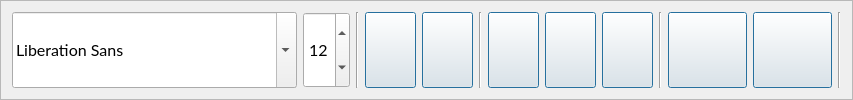
                  <widget class="QFrame" name="toolboxCenterEditor_2">
                   <property name="sizePolicy">
                    <sizepolicy hsizetype="Expanding" vsizetype="Expanding">
                     <horstretch>0</horstretch>
                     <verstretch>0</verstretch>
                    </sizepolicy>
                   </property>
                   <property name="frameShape">
                    <enum>QFrame::Shape::StyledPanel</enum>
                   </property>
                   <property name="frameShadow">
                    <enum>QFrame::Shadow::Raised</enum>
                   </property>
                   <property name="lineWidth">
                    <number>2</number>
                   </property>
                   <layout class="QHBoxLayout" name="horizontalLayout_12">
                    <item>
                     <widget class="QFontComboBox" name="fontComboBoxEditor">
                      <property name="sizePolicy">
                       <sizepolicy hsizetype="Expanding" vsizetype="Expanding">
                        <horstretch>2</horstretch>
                        <verstretch>0</verstretch>
                       </sizepolicy>
                      </property>
                      <property name="font">
                       <font>
                        <family>Lato</family>
                        <pointsize>12</pointsize>
                        <bold>false</bold>
                        <stylestrategy>PreferAntialias</stylestrategy>
                        <kerning>true</kerning>
                       </font>
                      </property>
                      <property name="toolTip">
                       <string>Schriftart</string>
                      </property>
                     </widget>
                    </item>
                    <item>
                     <widget class="QSpinBox" name="spinBoxFontSizeEditor">
                      <property name="sizePolicy">
                       <sizepolicy hsizetype="Expanding" vsizetype="Expanding">
                        <horstretch>0</horstretch>
                        <verstretch>0</verstretch>
                       </sizepolicy>
                      </property>
                      <property name="font">
                       <font>
                        <family>Lato</family>
                        <pointsize>12</pointsize>
                        <bold>false</bold>
                        <stylestrategy>PreferAntialias</stylestrategy>
                        <kerning>true</kerning>
                       </font>
                      </property>
                      <property name="toolTip">
                       <string>Schriftgröße</string>
                      </property>
                      <property name="alignment">
                       <set>Qt::AlignmentFlag::AlignCenter</set>
                      </property>
                      <property name="prefix">
                       <string/>
                      </property>
                      <property name="minimum">
                       <number>8</number>
                      </property>
                      <property name="maximum">
                       <number>24</number>
                      </property>
                      <property name="value">
                       <number>12</number>
                      </property>
                     </widget>
                    </item>
                    <item>
                     <widget class="Line" name="line_2">
                      <property name="orientation">
                       <enum>Qt::Orientation::Vertical</enum>
                      </property>
                     </widget>
                    </item>
                    <item>
                     <widget class="QPushButton" name="bntEditorUndo">
                      <property name="sizePolicy">
                       <sizepolicy hsizetype="Expanding" vsizetype="Expanding">
                        <horstretch>0</horstretch>
                        <verstretch>0</verstretch>
                       </sizepolicy>
                      </property>
                      <property name="font">
                       <font>
                        <family>Lato</family>
                        <pointsize>12</pointsize>
                        <bold>false</bold>
                        <stylestrategy>PreferAntialias</stylestrategy>
                        <kerning>true</kerning>
                       </font>
                      </property>
                      <property name="cursor">
                       <cursorShape>PointingHandCursor</cursorShape>
                      </property>
                      <property name="toolTip">
                       <string>Rückgängig</string>
                      </property>
                      <property name="text">
                       <string/>
                      </property>
                      <property name="icon">
                       <iconset theme="edit-undo"/>
                      </property>
                      <property name="iconSize">
                       <size>
                        <width>32</width>
                        <height>32</height>
                       </size>
                      </property>
                      <property name="checkable">
                       <bool>false</bool>
                      </property>
                      <property name="default">
                       <bool>true</bool>
                      </property>
                      <property name="flat">
                       <bool>false</bool>
                      </property>
                     </widget>
                    </item>
                    <item>
                     <widget class="QPushButton" name="bntEditorRedo">
                      <property name="sizePolicy">
                       <sizepolicy hsizetype="Expanding" vsizetype="Expanding">
                        <horstretch>0</horstretch>
                        <verstretch>0</verstretch>
                       </sizepolicy>
                      </property>
                      <property name="font">
                       <font>
                        <family>Lato</family>
                        <pointsize>12</pointsize>
                        <bold>false</bold>
                        <stylestrategy>PreferAntialias</stylestrategy>
                        <kerning>true</kerning>
                       </font>
                      </property>
                      <property name="cursor">
                       <cursorShape>PointingHandCursor</cursorShape>
                      </property>
                      <property name="toolTip">
                       <string>Wiederherstellen</string>
                      </property>
                      <property name="text">
                       <string/>
                      </property>
                      <property name="icon">
                       <iconset theme="edit-redo"/>
                      </property>
                      <property name="iconSize">
                       <size>
                        <width>32</width>
                        <height>32</height>
                       </size>
                      </property>
                      <property name="checkable">
                       <bool>false</bool>
                      </property>
                      <property name="default">
                       <bool>true</bool>
                      </property>
                      <property name="flat">
                       <bool>false</bool>
                      </property>
                     </widget>
                    </item>
                    <item>
                     <widget class="Line" name="line_Spacer_4">
                      <property name="orientation">
                       <enum>Qt::Orientation::Vertical</enum>
                      </property>
                     </widget>
                    </item>
                    <item>
                     <widget class="QPushButton" name="btnEditorCut">
                      <property name="sizePolicy">
                       <sizepolicy hsizetype="Expanding" vsizetype="Expanding">
                        <horstretch>0</horstretch>
                        <verstretch>0</verstretch>
                       </sizepolicy>
                      </property>
                      <property name="font">
                       <font>
                        <family>Lato</family>
                        <pointsize>12</pointsize>
                        <bold>false</bold>
                        <stylestrategy>PreferAntialias</stylestrategy>
                        <kerning>true</kerning>
                       </font>
                      </property>
                      <property name="cursor">
                       <cursorShape>PointingHandCursor</cursorShape>
                      </property>
                      <property name="toolTip">
                       <string>Auschneiden</string>
                      </property>
                      <property name="text">
                       <string/>
                      </property>
                      <property name="icon">
                       <iconset theme="edit-cut"/>
                      </property>
                      <property name="iconSize">
                       <size>
                        <width>32</width>
                        <height>32</height>
                       </size>
                      </property>
                      <property name="checkable">
                       <bool>false</bool>
                      </property>
                      <property name="default">
                       <bool>true</bool>
                      </property>
                      <property name="flat">
                       <bool>false</bool>
                      </property>
                     </widget>
                    </item>
                    <item>
                     <widget class="QPushButton" name="btnEditorCopy">
                      <property name="sizePolicy">
                       <sizepolicy hsizetype="Expanding" vsizetype="Expanding">
                        <horstretch>0</horstretch>
                        <verstretch>0</verstretch>
                       </sizepolicy>
                      </property>
                      <property name="font">
                       <font>
                        <family>Lato</family>
                        <pointsize>12</pointsize>
                        <bold>false</bold>
                        <stylestrategy>PreferAntialias</stylestrategy>
                        <kerning>true</kerning>
                       </font>
                      </property>
                      <property name="cursor">
                       <cursorShape>PointingHandCursor</cursorShape>
                      </property>
                      <property name="toolTip">
                       <string>Kopieren</string>
                      </property>
                      <property name="text">
                       <string/>
                      </property>
                      <property name="icon">
                       <iconset theme="edit-copy"/>
                      </property>
                      <property name="iconSize">
                       <size>
                        <width>32</width>
                        <height>32</height>
                       </size>
                      </property>
                      <property name="checkable">
                       <bool>false</bool>
                      </property>
                      <property name="default">
                       <bool>true</bool>
                      </property>
                      <property name="flat">
                       <bool>false</bool>
                      </property>
                     </widget>
                    </item>
                    <item>
                     <widget class="QPushButton" name="btnEditorPaste">
                      <property name="sizePolicy">
                       <sizepolicy hsizetype="Expanding" vsizetype="Expanding">
                        <horstretch>0</horstretch>
                        <verstretch>0</verstretch>
                       </sizepolicy>
                      </property>
                      <property name="font">
                       <font>
                        <family>Lato</family>
                        <pointsize>12</pointsize>
                        <bold>false</bold>
                        <stylestrategy>PreferAntialias</stylestrategy>
                        <kerning>true</kerning>
                       </font>
                      </property>
                      <property name="cursor">
                       <cursorShape>PointingHandCursor</cursorShape>
                      </property>
                      <property name="toolTip">
                       <string>Einfügen</string>
                      </property>
                      <property name="text">
                       <string/>
                      </property>
                      <property name="icon">
                       <iconset theme="edit-paste"/>
                      </property>
                      <property name="iconSize">
                       <size>
                        <width>32</width>
                        <height>32</height>
                       </size>
                      </property>
                      <property name="checkable">
                       <bool>false</bool>
                      </property>
                      <property name="default">
                       <bool>true</bool>
                      </property>
                      <property name="flat">
                       <bool>false</bool>
                      </property>
                     </widget>
                    </item>
                    <item>
                     <widget class="Line" name="line_3">
                      <property name="orientation">
                       <enum>Qt::Orientation::Vertical</enum>
                      </property>
                     </widget>
                    </item>
                    <item>
                     <widget class="QPushButton" name="btnEditorEmpty_2">
                      <property name="sizePolicy">
                       <sizepolicy hsizetype="Expanding" vsizetype="Expanding">
                        <horstretch>0</horstretch>
                        <verstretch>0</verstretch>
                       </sizepolicy>
                      </property>
                      <property name="font">
                       <font>
                        <family>Lato</family>
                        <pointsize>20</pointsize>
                        <bold>false</bold>
                        <stylestrategy>PreferAntialias</stylestrategy>
                        <kerning>true</kerning>
                       </font>
                      </property>
                      <property name="cursor">
                       <cursorShape>PointingHandCursor</cursorShape>
                      </property>
                      <property name="toolTip">
                       <string/>
                      </property>
                      <property name="text">
                       <string/>
                      </property>
                      <property name="iconSize">
                       <size>
                        <width>32</width>
                        <height>32</height>
                       </size>
                      </property>
                      <property name="checkable">
                       <bool>false</bool>
                      </property>
                      <property name="default">
                       <bool>true</bool>
                      </property>
                      <property name="flat">
                       <bool>false</bool>
                      </property>
                     </widget>
                    </item>
                    <item>
                     <widget class="QPushButton" name="btnEditorEmpty_1">
                      <property name="sizePolicy">
                       <sizepolicy hsizetype="Expanding" vsizetype="Expanding">
                        <horstretch>0</horstretch>
                        <verstretch>0</verstretch>
                       </sizepolicy>
                      </property>
                      <property name="font">
                       <font>
                        <family>Lato</family>
                        <pointsize>20</pointsize>
                        <bold>false</bold>
                        <stylestrategy>PreferAntialias</stylestrategy>
                        <kerning>true</kerning>
                       </font>
                      </property>
                      <property name="cursor">
                       <cursorShape>PointingHandCursor</cursorShape>
                      </property>
                      <property name="toolTip">
                       <string/>
                      </property>
                      <property name="text">
                       <string/>
                      </property>
                      <property name="iconSize">
                       <size>
                        <width>32</width>
                        <height>32</height>
                       </size>
                      </property>
                      <property name="checkable">
                       <bool>false</bool>
                      </property>
                      <property name="default">
                       <bool>true</bool>
                      </property>
                      <property name="flat">
                       <bool>false</bool>
                      </property>
                     </widget>
                    </item>
                    <item>
                     <widget class="Line" name="line_Spacer_3">
                      <property name="orientation">
                       <enum>Qt::Orientation::Vertical</enum>
                      </property>
                     </widget>
                    </item>
                   </layout>
                  </widget>
